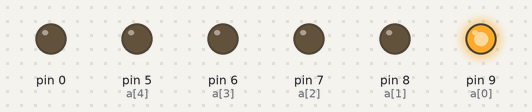
Bench run of a sketch on a simulated Arduino Uno, built with avr-gcc and run on an emulated ATmega328P. Shown: output pins drawn as LEDs (lit = HIGH).

Above: at 0.05 s.
At 0.55 s:
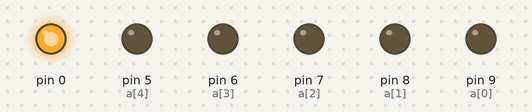
At 0.75 s:
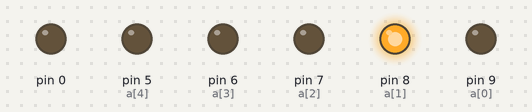
At 1.45 s:
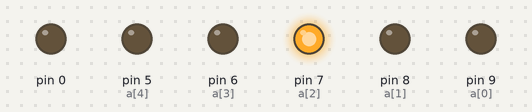
At 2.15 s:
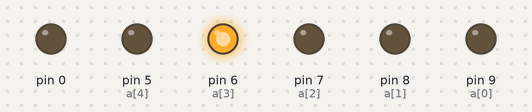
At 2.85 s:
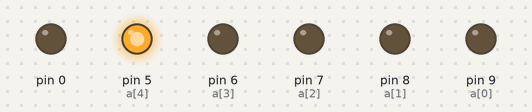
Timing chart, 0 to 3.1 s (numbered marks = the images above):
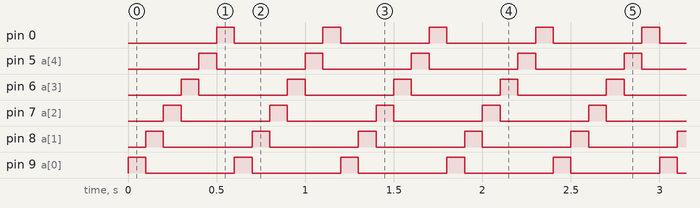

The sketch:

sketch_sep16a.ino
```cpp
int a[5]= {9,8,7,6,5};
int x = 0;
int h = 0;
void setup() {
  // put your setup code here, to run once:
for (x=0;x<=5;x++){
  pinMode(a[x],OUTPUT);
}
}
void loop() {
  // put your main code here, to run repeatedly:
for (x=0;x<=5;x++){
  digitalWrite(a[x],HIGH);
  delay(100);
  digitalWrite(a[x],LOW);
}
}
```

Measured:
- by itself, pin 0, pin 5 (a[4]), pin 6 (a[3]), pin 7 (a[2]), pin 8 (a[1]), pin 9 (a[0]): alternates HIGH for 0.10 s and LOW for 0.50 s
- by itself, everything shown: repeats every 0.60 s, in 6 steps
